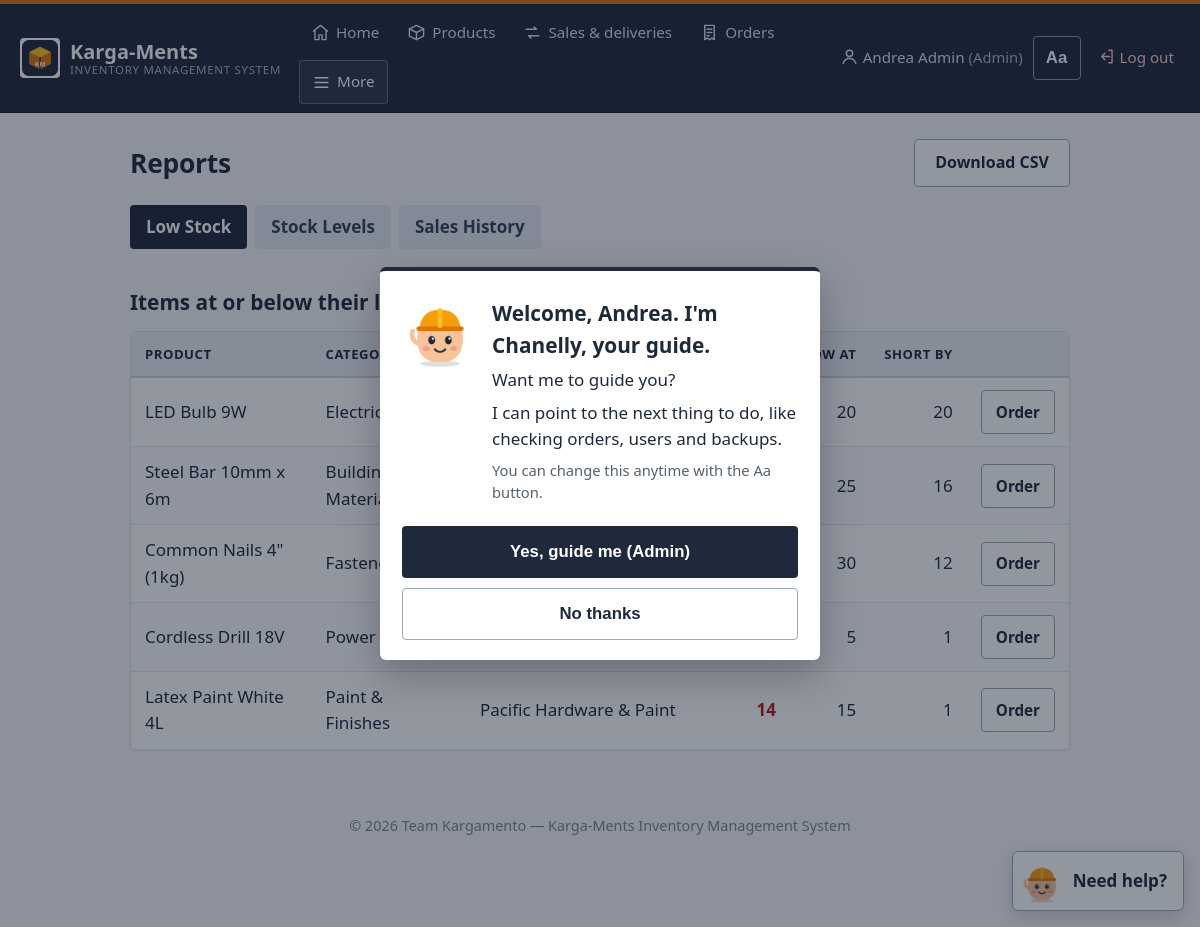
The app's page /reports/low_stock_report.php (signed in) with its own data.
### tables this page shows
CREATE TABLE Product (
    ProductID    INT AUTO_INCREMENT PRIMARY KEY,
    Name         VARCHAR(255) NOT NULL,
    CategoryID   INT NOT NULL,
    SupplierID   INT NOT NULL,
    UnitPrice    NUMERIC(19,2) NOT NULL DEFAULT 0,
    Quantity     INT NOT NULL DEFAULT 0,
    MinThreshold INT NOT NULL DEFAULT 0,
    CONSTRAINT fk_product_category FOREIGN KEY (CategoryID) REFERENCES Category(CategoryID),
    CONSTRAINT fk_product_supplier FOREIGN KEY (SupplierID) REFERENCES Supplier(SupplierID)
);

CREATE TABLE Category (
    CategoryID   INT AUTO_INCREMENT PRIMARY KEY,
    CategoryName VARCHAR(255) NOT NULL
);

CREATE TABLE Supplier (
    SupplierID  INT AUTO_INCREMENT PRIMARY KEY,
    Name        VARCHAR(255) NOT NULL,
    ContactInfo VARCHAR(255),
    Address     VARCHAR(255)
);

### public_html/config/config.php (called while the page is built, shortened)
<?php
if (!function_exists('url')) {
    function url(string $path = ''): string
    {
        return BASE_URL . '/' . ltrim($path, '/');
    }
}
if (!function_exists('e')) {
    function e($value): string
    {
        return htmlspecialchars((string)$value, ENT_QUOTES, 'UTF-8');
    }
}

### public_html/reports/low_stock_report.php (the view, shortened to what this page needs)
<?php
require_once __DIR__ . '/../includes/auth_check.php';
require_once __DIR__ . '/../includes/report_helpers.php';
$lowStock = $pdo->query(
    "SELECT p.*, c.CategoryName, s.Name AS SupplierName
     FROM Product p
     JOIN Category c ON p.CategoryID = c.CategoryID
     JOIN Supplier s ON p.SupplierID = s.SupplierID
     WHERE p.Quantity <= p.MinThreshold
     ORDER BY (p.MinThreshold - p.Quantity) DESC, p.Name"
)->fetchAll();
require_once __DIR__ . '/../includes/header.php';
?>
<div class="page-header">
    <h1>Reports</h1>
    <?php if (count($lowStock) > 0): ?>
        <a class="btn btn-secondary" href="<?= e(report_csv_url('reports/low_stock_report.php')) ?>">Download CSV</a>
    <?php endif; ?>
</div>
<h2>Items at or below their low-stock level</h2>
<?php if (count($lowStock) === 0): ?>
    <div class="empty-state">All products are above their low-stock level.</div>
<?php else: ?>
    <div class="table-wrap">
    <table class="data-table">
        <thead>
            <tr><th>Product</th><th class="km-extra">Category</th><th>Supplier</th><th>In stock</th><th class="km-extra">Low at</th><th class="km-extra">Short by</th><th></th></tr>
        </thead>
        <tbody>
            <?php foreach ($lowStock as $p): ?>
                <tr>
                    <td><?= e($p['Name']) ?></td>
                    <td class="km-extra"><?= e($p['CategoryName']) ?></td>
                    <td><?= e($p['SupplierName']) ?></td>
                    <td class="num low-stock"><?= (int)$p['Quantity'] ?></td>
                    <td class="num km-extra"><?= (int)$p['MinThreshold'] ?></td>
                    <td class="num km-extra"><?= max(0, (int)$p['MinThreshold'] - (int)$p['Quantity']) ?></td>
                    <td><a class="btn btn-sm btn-secondary" href="<?= e(url('purchase_orders/create_order.php?product_id=' . (int)$p['ProductID'])) ?>">Order</a></td>
                </tr>
            <?php endforeach; ?>
        </tbody>
    </table>
    </div>
<?php endif; ?>
<?php require_once __DIR__ . '/../includes/footer.php'; ?>

### public_html/assets/css/style.css (style rules this page uses)
:root { --navy: #1e293b; --navy-2: #334155; --amber: #d97706; --amber-dark: #b45309; --bg: #f1f5f9; --card: #ffffff; --text: #1e293b; --muted: #556070; --line: #d5dde7; --red: #b91c1c; --green: #166534; --radius: 6px; --tap: 48px; --shadow: 0 1px 2px rgba(15, 23, 42, 0.06); }
* { box-sizing: border-box; }
html { font-size: 100%; -webkit-text-size-adjust: 100%; }
body { margin: 0; font-family: 'Segoe UI', Roboto, Arial, sans-serif; font-size: 1.0625rem; line-height: 1.55; background: #f4f6f9; color: var(--text); }
a { color: var(--amber-dark); text-decoration: underline; text-underline-offset: 2px; }
h1 { font-size: 1.65rem; line-height: 1.25; margin: 0.4em 0 0.6em; font-weight: 650; letter-spacing: -0.01em; }
h2 { font-size: 1.3rem; margin: 1.8em 0 0.6em; }
.page-header { display: flex; align-items: center; justify-content: space-between; gap: 12px; flex-wrap: wrap; margin: 6px 0 18px; }
.page-header h1 { margin: 0; }
.btn { display: inline-flex; align-items: center; justify-content: center; gap: 8px; min-height: var(--tap); padding: 10px 20px; border: 1px solid transparent; border-radius: 4px; background: var(--navy); color: #fff; font-size: 1rem; font-weight: 600; line-height: 1.2; cursor: pointer; text-decoration: none; text-align: center; }
.btn-secondary { background: #fff; color: var(--navy); border-color: #9aa8ba; }
.btn-sm { min-height: 44px; padding: 8px 14px; font-size: 0.95rem; }
.table-wrap { overflow-x: auto; -webkit-overflow-scrolling: touch; border-radius: var(--radius); border: 1px solid var(--line); }
.data-table { width: 100%; border-collapse: collapse; background: #fff; }
.data-table th, .data-table td { padding: 12px 14px; text-align: left; border-bottom: 1px solid #e2e8f0; vertical-align: middle; }
.data-table th { background: #e9eef4; font-size: 0.82rem; text-transform: uppercase; letter-spacing: .04em; color: var(--navy); font-weight: 700; white-space: nowrap; border-bottom: 2px solid #c8d2de; }
.data-table tbody tr:nth-child(even) { background: #f8fafc; }
.data-table td.num { text-align: right; white-space: nowrap; }
.low-stock { color: var(--red); font-weight: 800; }

### records on screen
product: Name "LED Bulb 9W", CategoryID.CategoryName "Electrical", MinThreshold "20", max(0,(int)$p['MinThreshold']-(int)$p['Quantity']) "20"
product: Name "Steel Bar 10mm x 6m", CategoryID.CategoryName "Building Materials", MinThreshold "25", max(0, (int)$p['MinThreshold'] - (int)$p['Quantity']) "16"
product: Name "Common Nails 4\" (1kg)", CategoryID.CategoryName "Fasteners", MinThreshold "30", max(0, (int)$p['MinThreshold'] - (int)$p['Quantity']) "12"
product: Name "Cordless Drill 18V", CategoryID.CategoryName "Power Tools", MinThreshold "5", max(0, (int)$p['MinThreshold'] - (int)$p['Quantity']) "1"
product: Name "Latex Paint White 4L", CategoryID.CategoryName "Paint & Finishes", SupplierID.Name "Pacific Hardware & Paint", Quantity "14", MinThreshold "15", max(0, (int)$p['MinThreshold'] - (int)$p['Quantity']) "1"

### other values on screen
$n[2] "Home"
$n[2] "Products"
$n[2] "Sales & deliveries"
$n[2] "Orders"
$_SESSION['full_name'] "Andrea Admin"
$role "Admin"
$label "Low Stock"
$label "Stock Levels"
$label "Sales History"
